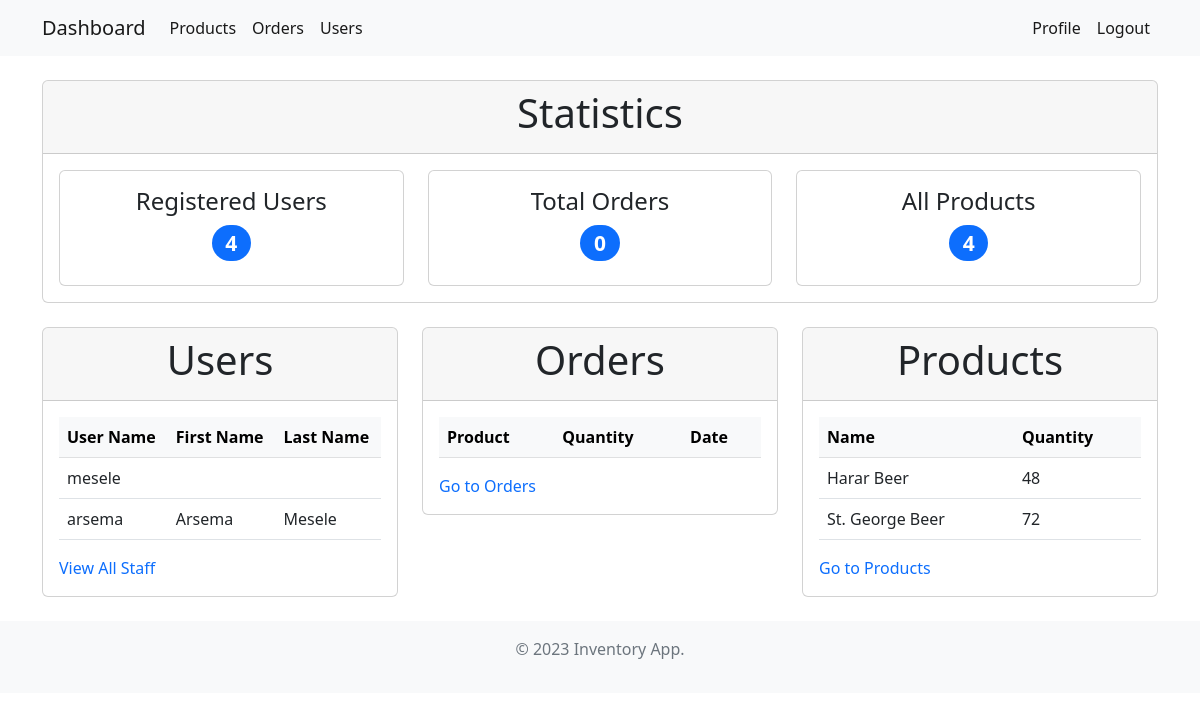
Screenshot of //dash/ (signed in) with the database file from the repository.
### inventory/models.py (models this page shows, shortened)
class Product(models.Model):
    name = models.CharField(max_length=100, null=True)
    category = models.CharField(max_length=20, choices=CATEGORY, null=True)
    quantity = models.PositiveIntegerField(null=True)
    description = models.CharField(max_length=200, null=True)

### inventory/views.py (the view)
# urls.py: path("dash/", views.index, name="dash"),
@login_required
def index(request):
    orders_user = Order.objects.all()
    users = User.objects.all()[:2]
    orders_adm = Order.objects.all()[:2]
    products = Product.objects.all()[:2]
    reg_users = len(User.objects.all())
    all_prods = len(Product.objects.all())
    all_orders = len(Order.objects.all())
    context = {
        "title": "Home",
        "orders": orders_user,
        "orders_adm": orders_adm,
        "users": users,
        "products": products,
        "count_users": reg_users,
        "count_products": all_prods,
        "count_orders": all_orders,
    }
    return render(request, "inventory/index.html", context)

### inventory/templates/inventory/index.html (shortened to what this page needs)
{% extends 'inventory/base.html' %}
{% block content %}
{% if user.is_authenticated and user.is_staff and user.is_superuser %}
<div class="container my-4">
    <div class="row align-items-start">
        <div class="col-md-12">
            <div class="card">
                <div class="card-header">
                    <h1 class="text-center">Statistics</h1>
                </div>
                <div class="card-body">
                    <div class="row">
                        <div class="col-md-4">
                            <div class="card text-center p-3">
                                <h4>Registered Users</h4>
                                <h3><span class="badge bg-primary rounded-pill">{{ count_users }}</span></h3>
                            </div>
                        </div>
                        <div class="col-md-4">
                            <div class="card text-center p-3">
                                <h4>Total Orders</h4>
                                <h3><span class="badge bg-primary rounded-pill">{{ count_orders }}</span></h3>
                            </div>
                        </div>
                        <div class="col-md-4">
                            <div class="card text-center p-3">
                                <h4>All Products </h4>
                                <h3><span class="badge bg-primary rounded-pill">{{ count_products }}</span></h3>
                            </div>
                        </div>
                    </div>
                </div>
            </div>
        </div>
    </div>
</div>
<div class="container my-4">
    <div class="row align-items-start">
        <div class="col-md-4">
            <div class="card">
                <div class="card-header">
                    <h1 class="text-center">Users</h1>
                </div>
                <div class="card-body">
                    <table class="table">
                        <thead class="table-light">
                            <tr>
                                <th scope="col">User Name</th>
                                <th scope="col">First Name</th>
                                <th scope="col">Last Name</th>
                            </tr>
                        </thead>
                        <tbody>
                            {% for user in users %}
                            <tr>
                                <td>{{ user.username }}</td>
                                <td>{{ user.first_name }}</td>
                                <td>{{ user.last_name }}</td>
                            </tr>
                            {% endfor %}
                        </tbody>
                    </table>
                    <a class="nav-link text-primary active" aria-current="page" href="{% url 'users' %}">View All
                        Staff</a>
                </div>
            </div>
        </div>
        <div class="col-md-4">
            <div class="card">
                <div class="card-header">
                    <h1 class="text-center">Orders</h1>
                </div>
                <div class="card-body">
                    <table class="table">
                        <thead class="table-light">
                            <tr>
                                <th scope="col">Product</th>
                                <th scope="col">Quantity</th>
                                <th scope="col">Date</th>
                            </tr>
                        </thead>
                    </table>
                    <a class="nav-link text-primary active" aria-current="page" href="{% url 'orders' %}">Go to
                        Orders</a>
                </div>
            </div>
        </div>
        <div class="col-md-4">
            <div class="card">
                <div class="card-header">
                    <h1 class="text-center">Products</h1>
                </div>
                <div class="card-body">
                    <table class="table">
                        <thead class="table-light">
                            <tr>
                                <th scope="col">Name</th>
                                <th scope="col">Quantity</th>
                            </tr>
                        </thead>
                        <tbody>
                            {% for product in products %}
                            <tr>
                                <td>{{ product.name }}</td>
                                <td>{{ product.quantity }}</td>
                            </tr>
                            {% endfor %}
                        </tbody>
                    </table>
                    <a class="nav-link text-primary active" aria-current="page" href="{% url 'products' %}">Go to
                        Products</a>
                </div>
            </div>
        </div>
    </div>
</div>
{% endif %}
{% endblock %}

### rows the page displays
Product: name "Harar Beer", quantity "48"
Product: name "St. George Beer", quantity "72"

### other values shown
{{ count_users }} "4"
{{ count_orders }} "0"
{{ count_products }} "4"
{{ user.username }} "mesele"
{{ user.username }} "arsema"
{{ user.first_name }} "Arsema"
{{ user.last_name }} "Mesele"
